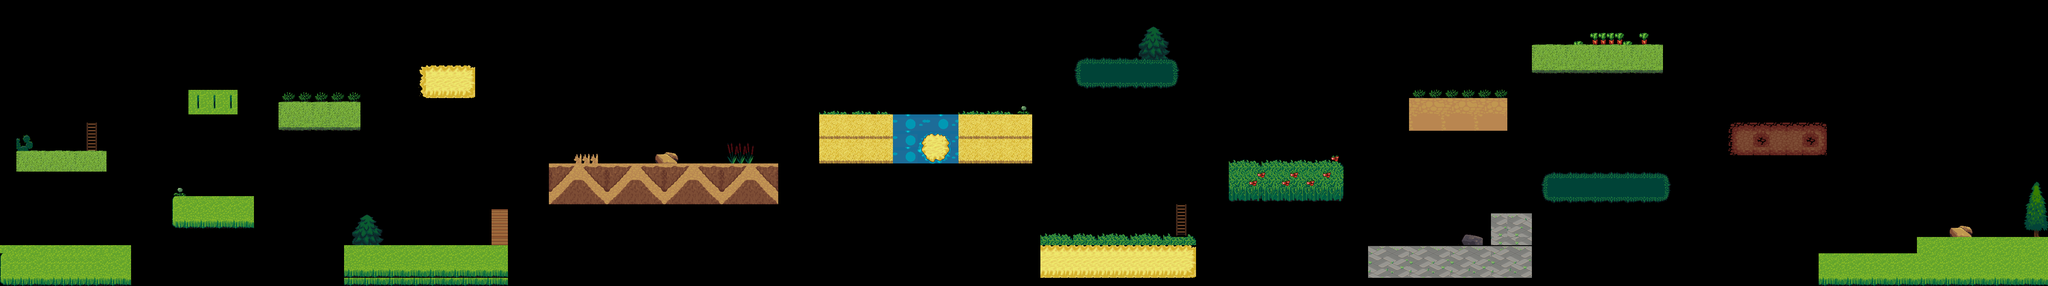

Below is a game level as drawn by its tile map, then a one-line description and the .tmx that defines it (tile-layer data replaced by summaries):
An orthogonal 250x35 tile map with 20x20 px tiles, 2 tile layers (Слой тайлов 2, Слой тайлов 1) and 75 objects (29x solid, 28x coin, 10x ability, 5x easyEnemy, player, ...).

<map version="1.0" tiledversion="1.1.2" orientation="orthogonal" renderorder="right-down" width="250" height="35" tilewidth="20" tileheight="20" infinite="0" nextobjectid="83">
 <tileset firstgid="1" name="terrain_atlas" tilewidth="20" tileheight="20" tilecount="2601" columns="51">
  <image source="terrain_atlas.png" width="1024" height="1024" />
 </tileset>
 <layer name="Слой тайлов 2" width="250" height="35">
  <data>[8750 cells, 720 non-empty, 211 distinct tile ids]</data>
 </layer>
 <layer name="Слой тайлов 1" width="250" height="35">
  <data>[8750 cells, 895 non-empty, 167 distinct tile ids]</data>
 </layer>
 <objectgroup name="collision">
  <object id="1" name="solid" x="0" y="600" width="318" height="91" />
  <object id="2" name="solid" x="42" y="370" width="217" height="54" />
  <object id="3" name="solid" x="424" y="479" width="196" height="81" />
  <object id="4" name="solid" x="682" y="251" width="196" height="66" />
  <object id="5" name="solid" x="839" y="601" width="398" height="94" />
  <object id="6" name="easyEnemy" x="1156" y="557" width="42" height="45" />
  <object id="7" name="player" x="30" y="556" width="38" height="44" />
  <object id="9" name="coin" x="149" y="562" width="19" height="18" />
  <object id="10" name="coin" x="452" y="403" width="19" height="18" />
  <object id="11" name="coin" x="563" y="400" width="19" height="18" />
  <object id="12" name="coin" x="515" y="162" width="19" height="18" />
  <object id="13" name="coin" x="693" y="181" width="19" height="18" />
  <object id="14" name="coin" x="166" y="300" width="19" height="18" />
  <object id="16" name="die" x="1" y="691" width="4999" height="9" />
  <object id="17" name="solid" x="461" y="221" width="119" height="50" />
  <object id="18" name="solid" x="1032" y="165" width="124" height="66" />
  <object id="19" name="solid" x="1342" y="401" width="556" height="93" />
  <object id="20" name="solid" x="2001" y="280" width="178" height="93" />
  <object id="21" name="solid" x="2342" y="279" width="178" height="93" />
  <object id="22" name="solid" x="2633" y="145" width="237" height="62" />
  <object id="23" name="solid" x="2538" y="579" width="382" height="100" />
  <object id="24" name="solid" x="3001" y="400" width="277" height="86" />
  <object id="25" name="solid" x="3340" y="602" width="399" height="75" />
  <object id="26" name="solid" x="3441" y="241" width="239" height="75" />
  <object id="27" name="solid" x="3772" y="429" width="296" height="56" />
  <object id="28" name="solid" x="3742" y="109" width="318" height="56" />
  <object id="29" name="solid" x="4230" y="311" width="230" height="56" />
  <object id="30" name="solid" x="4442" y="619" width="240" height="67" />
  <object id="31" name="solid" x="4679" y="579" width="318" height="112" />
  <object id="32" name="easyEnemy" x="802" y="206" width="42" height="45" />
  <object id="33" name="easyEnemy" x="2454" y="233" width="42" height="45" />
  <object id="34" name="easyEnemy" x="3926" y="382" width="42" height="45" />
  <object id="35" name="easyEnemy" x="4601" y="572" width="42" height="45" />
  <object id="36" name="solid" x="0" y="-1" width="3" height="692" />
  <object id="37" name="solid" x="4991" y="1" width="6" height="690" />
  <object id="38" name="obstruction" x="1406" y="379" width="53" height="21" />
  <object id="43" name="coin" x="956" y="562" width="19" height="18" />
  <object id="44" name="ability" x="224.167" y="560.167" width="19" height="18" />
  <object id="45" name="coin" x="1073" y="562" width="19" height="18" />
  <object id="46" name="coin" x="1099" y="63" width="19" height="18" />
  <object id="47" name="coin" x="1515" y="360" width="19" height="18" />
  <object id="48" name="coin" x="2071" y="228" width="19" height="18" />
  <object id="49" name="coin" x="2381" y="228" width="19" height="18" />
  <object id="50" name="coin" x="2622" y="529" width="19" height="18" />
  <object id="51" name="coin" x="2716" y="459" width="19" height="18" />
  <object id="52" name="coin" x="2839" y="519" width="19" height="18" />
  <object id="53" name="coin" x="2705" y="94" width="19" height="18" />
  <object id="54" name="coin" x="3045" y="337" width="19" height="18" />
  <object id="55" name="coin" x="3193" y="283" width="19" height="18" />
  <object id="56" name="coin" x="3498" y="172" width="19" height="18" />
  <object id="57" name="coin" x="3439" y="543" width="19" height="18" />
  <object id="58" name="coin" x="3838" y="365" width="19" height="18" />
  <object id="59" name="coin" x="3823" y="62" width="19" height="18" />
  <object id="60" name="coin" x="3881" y="61" width="19" height="18" />
  <object id="61" name="coin" x="3961" y="60" width="19" height="18" />
  <object id="62" name="coin" x="4284" y="257" width="19" height="18" />
  <object id="63" name="coin" x="4113" y="284" width="19" height="18" />
  <object id="64" name="coin" x="4403" y="261" width="19" height="18" />
  <object id="65" name="coin" x="4508" y="566" width="19" height="18" />
  <object id="66" name="solid" x="1601" y="371" width="56" height="30" />
  <object id="67" name="solid" x="3567" y="573" width="56" height="30" />
  <object id="69" name="solid" x="4758" y="549" width="59" height="33" />
  <object id="70" name="solid" x="205" y="302" width="25" height="69" />
  <object id="71" name="solid" x="1201" y="513" width="40" height="94" />
  <object id="72" name="solid" x="2872" y="499" width="23" height="81" />
  <object id="73" name="solid" x="3643" y="523" width="94" height="75" />
  <object id="74" name="ability" x="96.4997" y="331" width="19" height="18" />
  <object id="75" name="ability" x="755.834" y="156.666" width="19" height="18" />
  <object id="76" name="ability" x="512.166" y="400" width="19" height="18" />
  <object id="77" name="ability" x="934.833" y="496.667" width="19" height="18" />
  <object id="78" name="ability" x="1550.5" y="318" width="19" height="18" />
  <object id="79" name="ability" x="2140.5" y="244" width="19" height="18" />
  <object id="80" name="ability" x="2691.5" y="518" width="19" height="18" />
  <object id="81" name="ability" x="3120.83" y="312.333" width="19" height="18" />
  <object id="82" name="ability" x="3923.83" y="24.3333" width="19" height="18" />
 </objectgroup>
</map>
